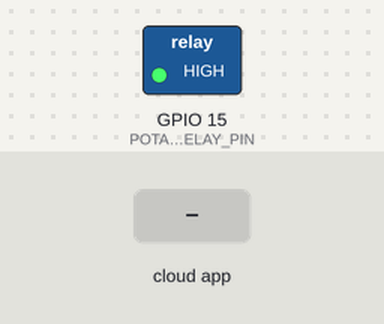
This sketch was run on a simulated ESP32. Parts: switched loads named in the sketch (green lamp = pin HIGH). The inputs (shaded band) are chosen by the test bench. WiFi joins after 1.5 s; servers stay silent unless stated; the Firebase database answers and starts empty; what the sketch prints to the serial monitor is not drawn.

Above: at 2.7 s.
2.8 s: the phone or cloud app sets K to 1
At 4.4 s:
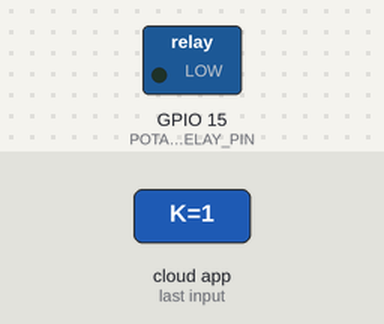
Timing chart, 0 to 44.2 s (numbered marks = the images above; inputs shaded):
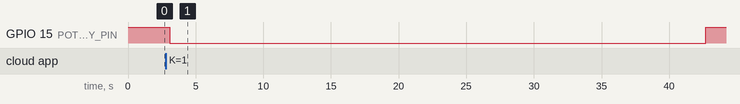

The sketch:

potassium_valve_control.ino
```cpp
/**
 * Potassium Valve Control
 */

#include <Arduino.h>
#include <WiFi.h>
#include <FirebaseESP32.h>

#include <addons/TokenHelper.h>
#include <addons/RTDBHelper.h>

/* 1. WiFi credentials */
#define WIFI_SSID "your SSID"
#define WIFI_PASSWORD "your wifi password"

/* 2. Firebase credentials */
#define API_KEY "your API Key"
#define DATABASE_URL "your database url"
#define USER_EMAIL "your email"
#define USER_PASSWORD "your password"

/* 3. Hardware */
#define POTASSIUM_RELAY_PIN 15   // ACTIVE LOW

/* 4. Firebase objects */
FirebaseData fbdo;
FirebaseAuth auth;
FirebaseConfig config;

/* 5. Timing */
unsigned long firebasePrevMillis = 0;
const unsigned long FIREBASE_INTERVAL = 500;

unsigned long valveStartMillis = 0;
unsigned long valveOpenTime = 0;

bool valveRunning = false;
bool firstBoot = true;

/* -------------------------
   Fixed dispense times (ms)
   Flow rate = 67.8 mL/s
------------------------- */
unsigned long getPresetDispenseTime(int level)
{
  if (level == 1) return 39230; // LOW  (2.66 L)
  if (level == 2) return 29500; // MED  (2.00 L)
  if (level == 3) return 29500; // HIGH (2.00 L)
  return 0;
}

/* -------------------------
   Potassium category
------------------------- */
int determineLevel(int K)
{
  if (K < 20) return 1;
  else if (K <= 60) return 2;
  else return 3;
}

void setup()
{
  Serial.begin(115200);

  pinMode(POTASSIUM_RELAY_PIN, OUTPUT);
  digitalWrite(POTASSIUM_RELAY_PIN, HIGH); // Valve OFF

  /* WiFi */
  WiFi.begin(WIFI_SSID, WIFI_PASSWORD);
  Serial.print("Connecting to Wi-Fi");
  while (WiFi.status() != WL_CONNECTED)
  {
    Serial.print(".");
    delay(300);
  }
  Serial.println();
  Serial.print("Connected, IP: ");
  Serial.println(WiFi.localIP());

  /* Firebase setup */
  config.api_key = API_KEY;
  config.database_url = DATABASE_URL;

  auth.user.email = USER_EMAIL;
  auth.user.password = USER_PASSWORD;

  config.token_status_callback = tokenStatusCallback;

  Firebase.reconnectNetwork(true);
  fbdo.setBSSLBufferSize(4096, 1024);

  Firebase.begin(&config, &auth);

  Serial.println("Firebase initialized");
}

void loop()
{
  /* REQUIRED */
  if (!Firebase.ready())
    return;

  /* Reset fertilized flag ONCE on boot */
  if (firstBoot)
  {
    Firebase.setInt(fbdo, F("/fertilized/valveK"), 0);
    firstBoot = false;
    Serial.println("Potassium valve armed");
  }

  /* ---- Firebase polling ---- */
  if (millis() - firebasePrevMillis >= FIREBASE_INTERVAL)
  {
    firebasePrevMillis = millis();

    int potassiumValue = 0;
    int command = 0;
    int done = 0;

    /* Read potassium sensor */
    if (Firebase.getInt(fbdo, F("/NPK/Potassium")))
      potassiumValue = fbdo.to<int>();

    /* Read valve command */
    if (Firebase.getInt(fbdo, F("/valve/K")))
      command = fbdo.to<int>();

    /* Read fertilized status */
    if (Firebase.getInt(fbdo, F("/fertilized/valveK")))
      done = fbdo.to<int>();

    int level = determineLevel(potassiumValue);

    /* Start dispensing */
    if (command == 1 && !valveRunning && done == 0)
    {
      valveOpenTime = getPresetDispenseTime(level);

      if (valveOpenTime > 0)
      {
        valveRunning = true;
        valveStartMillis = millis();

        digitalWrite(POTASSIUM_RELAY_PIN, LOW); // Valve ON
        Firebase.setInt(fbdo, F("/valve/K"), 0); // reset command

        Serial.println("Dispensing Potassium...");
      }
    }
  }

  /* ---- Valve timing (NO delay) ---- */
  if (valveRunning && millis() - valveStartMillis >= valveOpenTime)
  {
    digitalWrite(POTASSIUM_RELAY_PIN, HIGH); // Valve OFF
    valveRunning = false;

    Firebase.setInt(fbdo, F("/fertilized/valveK"), 1);

    Serial.println("Potassium dispense completed");
  }
}
```

Measured:
- after the input at 2.8 s, GPIO 15 (POTASSIUM_RELAY_PIN): HIGH → LOW after 0.30 s, → HIGH 39.6 s later
